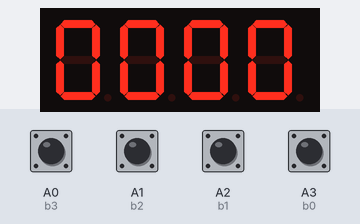
Bench run of a sketch on a simulated Arduino Uno, built with avr-gcc and run on an emulated ATmega328P. Parts: 4-digit seven-segment display. Wiring (inferred from the names in the program): 4-digit 7-segment display, segments lit when LOW: segments pin 6, pin 7, pin 8, pin 9, pin 10, pin 11, pin 12; digit selects pin 5, pin 4, pin 3, pin 2. Inputs (shaded band) come from the test bench; at power-on: A0 (b3), A1 (b2), A2 (b1), A3 (b0) HIGH. The segment pins are drawn as the display they are named for.

Above: at 3.3 s.
3.4 s: A0 (b3) pulled LOW for 1.25 s
At 5.1 s:
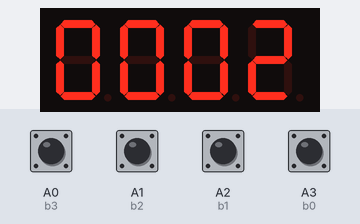
6.1 s: A1 (b2) pulled LOW for 1.25 s
At 7.8 s:
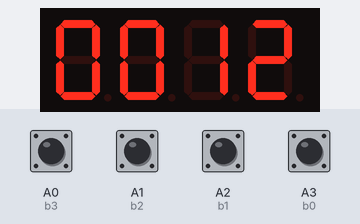
8.8 s: A2 (b1) pulled LOW for 1.25 s
At 10.1 s:
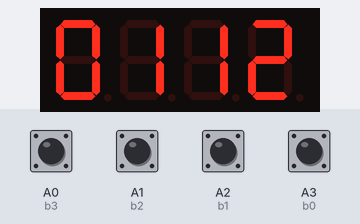
11.5 s: A3 (b0) pulled LOW for 1.25 s
At 13.1 s:
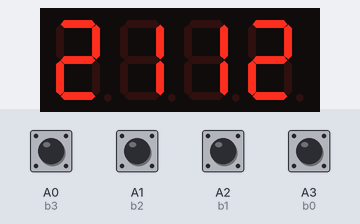
14.2 s: A0 (b3) pulled LOW for 1.25 s
At 15.8 s:
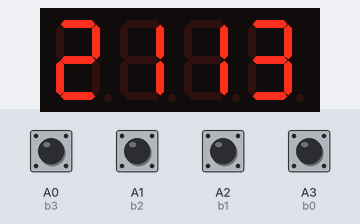
16.9 s: A1 (b2) pulled LOW for 1.25 s
At 18.8 s:
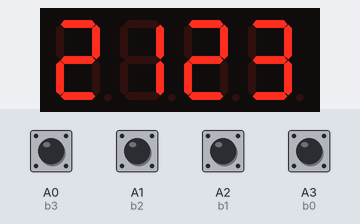
Timing chart, 0 to 20.3 s (numbered marks = the images above; inputs shaded):
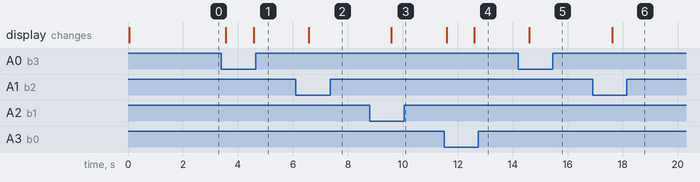

Measured:
- after the input at 3.4 s, the display: first changes after 0.16 s (image 1 shows a later state)
- after the input at 6.1 s, the display: changes after 0.48 s (image 2)
- after the input at 8.8 s, the display: changes after 0.78 s (image 3)
- after the input at 11.5 s, the display: first changes after 0.10 s (image 4 shows a later state)
- after the input at 14.2 s, the display: changes after 0.40 s (image 5)
- after the input at 16.9 s, the display: changes after 0.72 s (image 6)

The sketch:

day_countdown_timer3.ino
```cpp
/*
* A 4-digit 7-segment display daily countdown timer.
* Created for my brother, Keith Marion.
*
* Created for the Nano. Prototyped on the Uno.
*
* By David J. Marion
* 8.11.2023
*/

// Define the pins for the seven-segment display segments
const int segmentPins[7] = {6, 7, 8, 9, 10, 11, 12};

// Define the common pins for each display
const int commonPins[4] = {5, 4, 3, 2};

// Define the patterns for each digit (0-9)
const byte digitPatterns[10] = {
  B11000000,  // 0
  B11111001,  // 1
  B10100100,  // 2
  B10110000,  // 3
  B10011001,  // 4
  B10010010,  // 5
  B10000010,  // 6
  B11111000,  // 7
  B10000000,  // 8
  B10010000   // 9
};

// 4 buttons to increment each digit
const int b0 = A3;
const int b1 = A2;
const int b2 = A1;
const int b3 = A0;

long day_count = 0;
int ones;
int tens;
int hundreds;
int thousands;
int dbState = LOW;

// The following is for test and demonstration purposes
//const int t_interval = 10000;   // 10000 ms = 10 seconds

const unsigned long interval = 24UL * 60UL * 60UL * 1000UL; // 24 hours in milliseconds
const unsigned long db_period = 500;

unsigned long previousMillis = 0;
unsigned long currentMillis = 0;
unsigned long db_startMillis;
unsigned long db_currentMillis;

void setup() {
  for (int i = 0; i < 7; i++) {
    pinMode(segmentPins[i], OUTPUT);
  }
  for (int i = 0; i < 4; i++) {
    pinMode(commonPins[i], OUTPUT);
    digitalWrite(commonPins[i], HIGH); // Turn off all displays initially
  }

  pinMode(b0, INPUT_PULLUP);
  pinMode(b1, INPUT_PULLUP);
  pinMode(b2, INPUT_PULLUP);
  pinMode(b3, INPUT_PULLUP);
}

void loop() {
  currentMillis = millis();

  if ((currentMillis - previousMillis) >= interval) {
    previousMillis = currentMillis - ((currentMillis - previousMillis) % interval);
    if (day_count > 0){
      day_count--;
    }
  }

  db_currentMillis = millis();
  if (db_currentMillis - db_startMillis >= db_period){
    db_startMillis = db_currentMillis;
    if (dbState == LOW){
      dbState = HIGH;
      if (digitalRead(b0) == LOW) {
        day_count += 1000;
        if (day_count >= 10000) {
          day_count -= 10000;
        }
      }
      if (digitalRead(b1) == LOW) {
        day_count += 100;
      }
      if (digitalRead(b2) == LOW) {
        day_count += 10;
      }
      if (digitalRead(b3) == LOW) {
        day_count += 1;
      }
    }
    else {
      dbState = LOW;
    }
  }

  // Break out digit values
  thousands = day_count / 1000;
  hundreds = (day_count / 100) % 10;
  tens = (day_count / 10) % 10;
  ones = day_count % 10;

  // Display each digit value
  displayDigit(thousands, 0);
  displayDigit(hundreds, 1);
  displayDigit(tens, 2);
  displayDigit(ones, 3);
}

// User Function - sets the segment pattern and toggles digit on/off
void displayDigit(int digit, int position) {
  for (int i = 0; i < 7; i++) {
    digitalWrite(segmentPins[i], (digitPatterns[digit] >> i) & 1);
  }
  digitalWrite(commonPins[position], HIGH);
  delay(1);
  digitalWrite(commonPins[position], LOW);
}
```
